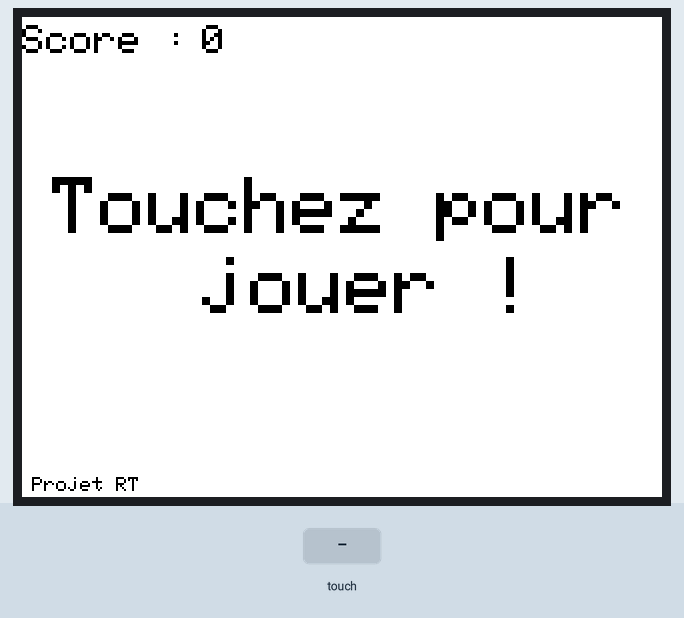
The sketch below on a simulated Arduino Uno, built with avr-gcc and run on an emulated ATmega328P. Shown: 320×240 colour display. Inputs (shaded band) come from the test bench. Random numbers use the default seed unless the sketch sets one; what the sketch prints to the serial monitor is not drawn. At 8.9 s the program stops and its outputs stay as they are.

Above: at 1.4 s.
1.5 s: touch panel pressed at 38 % / 50 % of its raw x / y range
At 1.82 s:
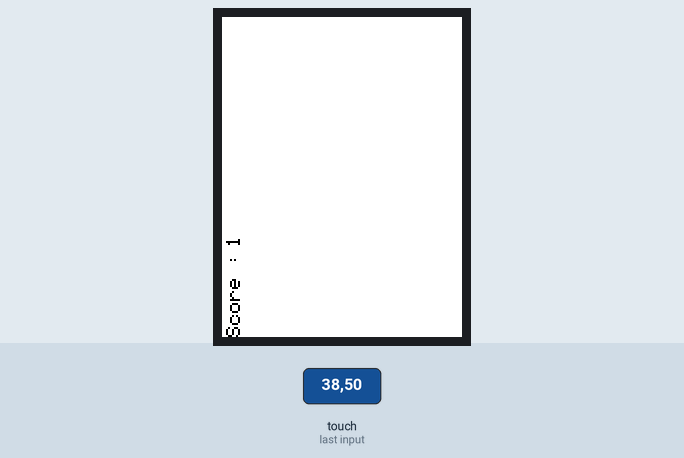
At 2.47 s:
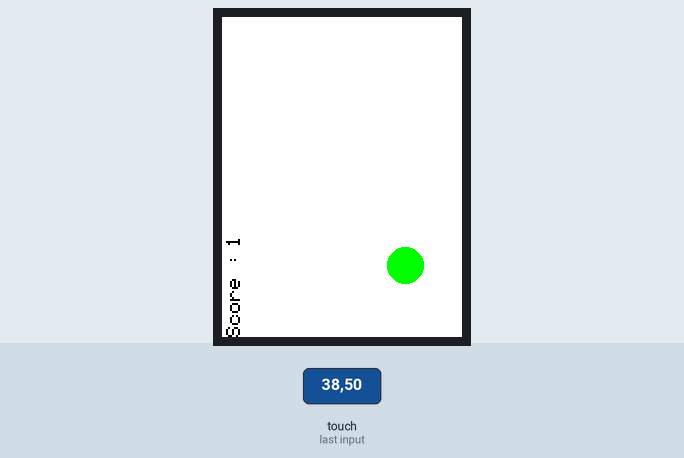
3.4 s: touch panel pressed at 62 % / 10 % of its raw x / y range
6.4 s: touch panel pressed at 87 % / 90 % of its raw x / y range
At 9.9 s:
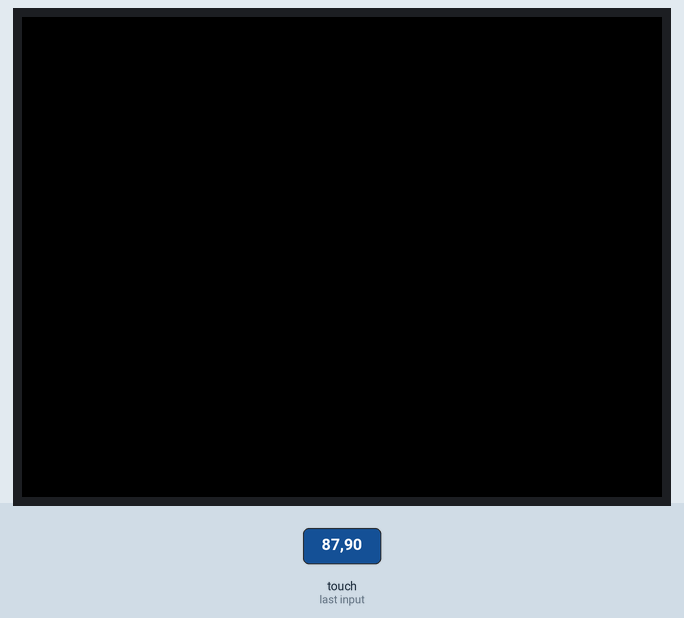
Timing chart, 0 to 10.4 s (numbered marks = the images above; inputs shaded):
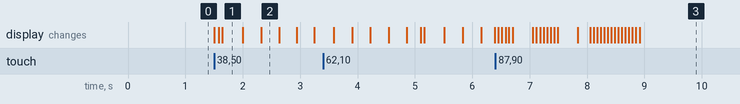

Measured:
- after the input at 1.5 s, the display: first changes at once (image 1 shows a later state)

The sketch:

teste.ino
```cpp
#include <Adafruit_GFX.h>    // Core graphics library
#include <SPI.h>
#include <Wire.h>      // this is needed even tho we aren't using it
#include <Adafruit_ILI9341.h>
#include <Adafruit_STMPE610.h>

// This is calibration data for the raw touch data to the screen coordinates
#define TS_MINX 150
#define TS_MINY 130
#define TS_MAXX 3800
#define TS_MAXY 4000

// The STMPE610 uses hardware SPI on the shield, and #8
#define STMPE_CS 8
Adafruit_STMPE610 ts = Adafruit_STMPE610(STMPE_CS);

// The display also uses hardware SPI, plus #9 & #10
#define TFT_CS 10
#define TFT_DC 9
Adafruit_ILI9341 tft = Adafruit_ILI9341(TFT_CS, TFT_DC);


void afficher(int coordx, int coordy, int couleur, int taille, String message){

    tft.setCursor(coordx, coordy);
    tft.setTextColor(couleur);
    tft.setTextSize(taille);
    tft.println(message);

}


void setup(void) {


  Serial.begin(9600);
  Serial.println(F("Touch Paint!"));

  tft.begin();

  tft.fillScreen(ILI9341_WHITE);

  int w, h;

  w = tft.width() - 10;
  h = tft.height();

  tft.setRotation(3);

  afficher(5,w,ILI9341_BLACK,1,"Projet RT");

  w = tft.width() - 30;
  h = tft.height() - 30;


  afficher(0,4,ILI9341_BLACK,2,"Score : ");

  afficher(90,4,ILI9341_BLACK,2,String(0));


  if (!ts.begin()) {

    while (1);
  }

}


void loop()
{


  afficher(15,80,ILI9341_BLACK,4,"Touchez pour");

  afficher(90,120,ILI9341_BLACK,4,"jouer !");

  if (ts.bufferEmpty()) {
    return;
  }


  tft.fillScreen(ILI9341_WHITE);

  int w, h;

  w = tft.width() - 10;
  h = tft.height();


  afficher(5,w,ILI9341_BLACK,1,"Projet RT");

  int xo, yo, r, total;

  tft.setRotation(0);

  h = tft.height() - 30;
  w = tft.width() - 30 - 20;

//  h est y et w est x

  tft.setRotation(3);
  afficher(0,4,ILI9341_BLACK,2,"Score : ");

  int score = 0;

  afficher(90,4,ILI9341_BLACK,2,String(score));


  total = 0;

  for (int i = 80; i < 100; i++) {

    total = total + 1;


    tft.setRotation(3);

    xo = random(30,w);
    yo = random(30,h);

    for (r = 0; r < 30; r++) {

      tft.setRotation(0);

      if (r < 20){
        tft.fillCircle(xo, yo, r, ILI9341_GREEN);
      }
      else {
        tft.fillCircle(xo, yo, r, ILI9341_RED);
      }

      delay(30);

      TS_Point p = ts.getPoint();

      p.x = map(p.x, TS_MINX, TS_MAXX, 0, tft.width());
      p.y = map(p.y, TS_MINY, TS_MAXY, 0, tft.height());

      Serial.print("("); Serial.print(p.x);
      Serial.print(", "); Serial.print(p.y);
      Serial.println(")");


      if  ((p.x - xo - r <= p.x <= p.x - xo + r) && (p.y - yo - r <= p.y <=  p.y - yo + r) ){

          delay(30);
          Serial.println("OUIIIIIIIIIIIIIIIIIIIIIIIIIIIIIIIIIIIIIIIIII");

          tft.setRotation(3);
          afficher(90,4,ILI9341_WHITE,2,String(score));

          score = score + 1;

          afficher(90,4,ILI9341_BLACK,2,String(score));

          tft.setRotation(0);

          tft.drawCircle(xo, yo, r, ILI9341_WHITE);
          delay(50);

           break;
        }

      tft.setRotation(0);
      tft.drawCircle(xo, yo, r, ILI9341_WHITE);


   }
    delay(10);


    tft.setRotation(0);
    tft.fillCircle(xo, yo, r, ILI9341_WHITE);

  }

  tft.setRotation(3);

  afficher(50,45,ILI9341_BLACK,3,"Pourcentage : ");


  float pi, sec,time;

  pi = (score / total) * 100 ;

  afficher(90,85,ILI9341_BLACK,3,String(pi));

  afficher(210,85,ILI9341_BLACK,3,"%");

  afficher(10,145,ILI9341_BLACK,3,"Nombre de saisie:");

  time = millis();
  sec = time/1000;


  afficher(40,195,ILI9341_BLACK,3,String(sec));

  afficher(160,190,ILI9341_BLACK,3,"par sec");


  exit(0);


}
```
